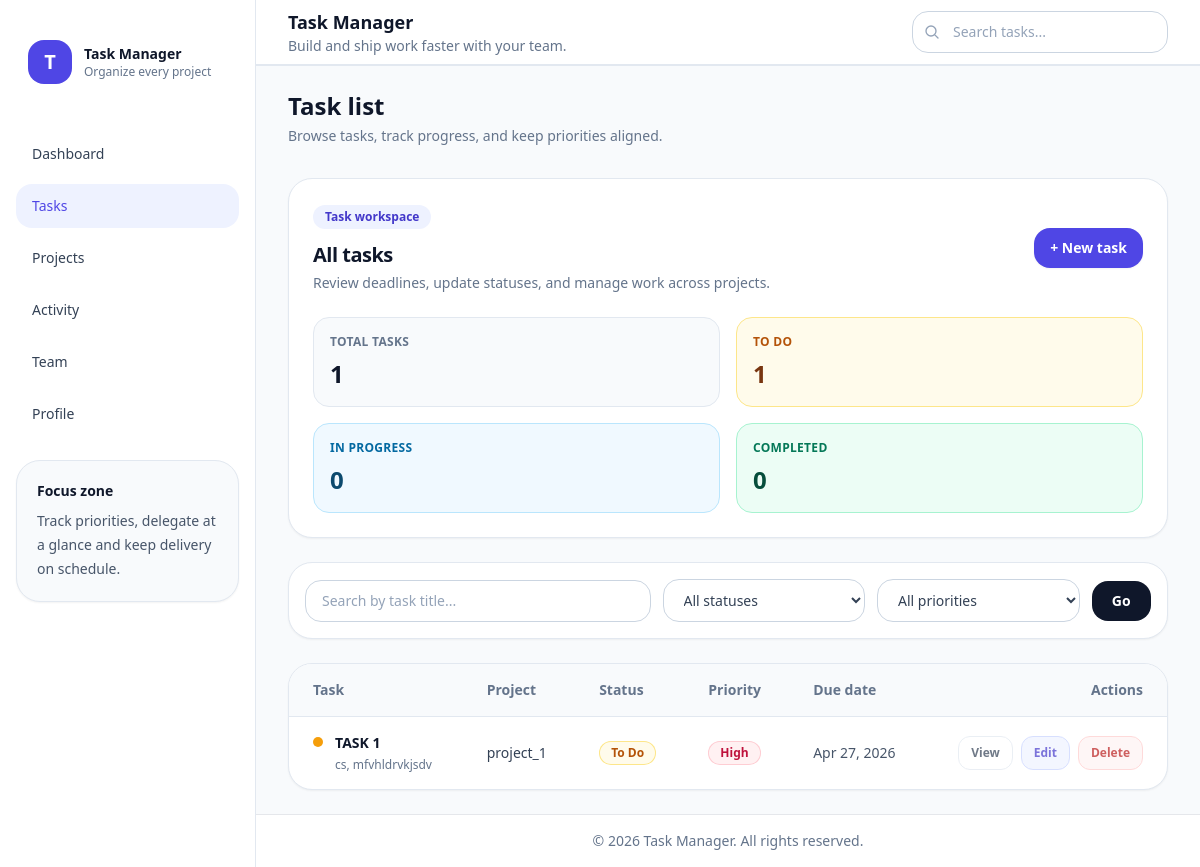
/task/task_list/?page=2, run on an earlier commit of the app's database.
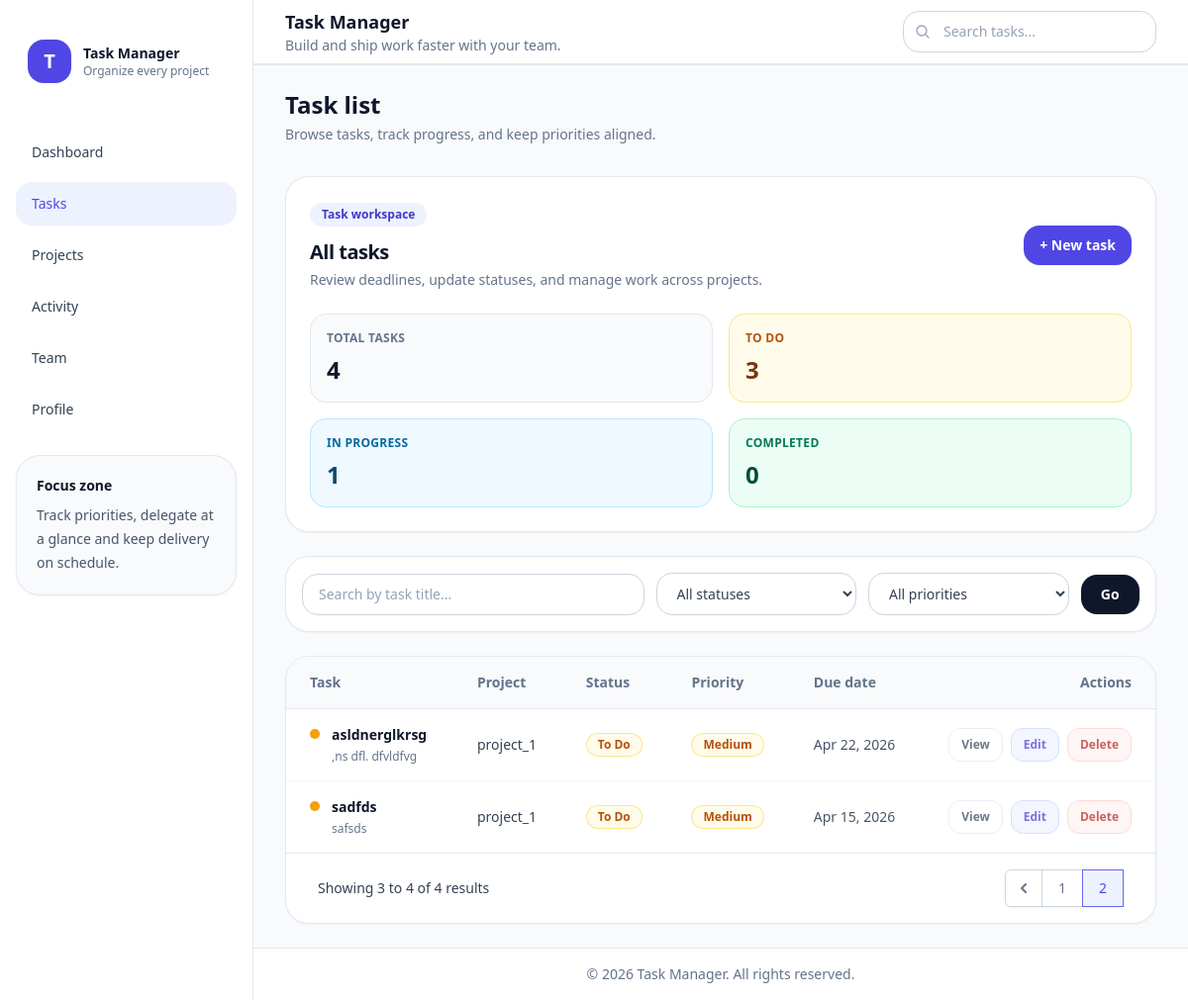
And on a later commit of the database.
### tasks/models.py (models this page shows, shortened)
class Task(models.Model):
    STATUS_CHOICES = [
        ("todo", "To Do"),
        ("in_progress", "In Progress"),
        ("review", "Review"),
        ("done", "Done"),
    ]
    PRIORITY_CHOICES = [
        ("low", "Low"),
        ("medium", "Medium"),
        ("high", "High"),
        ("urgent", "Urgent"),
    ]
    title = models.CharField(max_length=200)
    description = models.TextField(blank=True)
    project = models.ForeignKey(Project, on_delete=models.CASCADE, related_name="tasks")
    assigned_to = models.ForeignKey(settings.AUTH_USER_MODEL, on_delete=models.SET_NULL, null=True, blank=True, related_name="assigned_tasks")
    created_by = models.ForeignKey(settings.AUTH_USER_MODEL, on_delete=models.SET_NULL, null=True, related_name="created_tasks")
    labels = models.ManyToManyField(Label, blank=True, related_name="tasks")
    status = models.CharField(max_length=20, choices=STATUS_CHOICES, default="todo")
    priority = models.CharField(max_length=20, choices=PRIORITY_CHOICES, default="medium")
    due_date = models.DateField(blank=True, null=True)
    is_completed = models.BooleanField(default=False)
    order = models.PositiveIntegerField(default=0)
    created_at = models.DateTimeField(auto_now_add=True)
    updated_at = models.DateTimeField(auto_now=True)

class Project(models.Model):
    name = models.CharField(max_length=150)
    description = models.TextField(blank=True)
    owner = models.ForeignKey(settings.AUTH_USER_MODEL, on_delete=models.CASCADE, related_name="owned_projects")
    members = models.ManyToManyField(settings.AUTH_USER_MODEL, blank=True, related_name="projects")
    start_date = models.DateField(default=timezone.now)
    due_date = models.DateField(blank=True, null=True)
    is_archived = models.BooleanField(default=False)
    created_at = models.DateTimeField(auto_now_add=True)

### tasks/views.py (the view)
# urls.py: path('task_list/',views.task_list,name='task_list'),
def task_list(request):
    tasks = Task.objects.select_related('project').all()
    search = request.GET.get('search')
    status = request.GET.get('status')
    priority = request.GET.get('priority')
    if search:
        tasks = tasks.filter(title__icontains=search)
    if status:
        tasks = tasks.filter(status=status)
    if priority:
        tasks = tasks.filter(priority=priority)
    paginator = Paginator(tasks, 2)  # 10 tasks per page
    page_number = request.GET.get('page')
    page_obj = paginator.get_page(page_number)
    context = {
        'page_obj': page_obj,
        'todo_count': Task.objects.filter(status='todo').count(),
        'in_progress_count': Task.objects.filter(status='in_progress').count(),
        'done_count': Task.objects.filter(status='done').count(),
        'search': search or '',
        'status': status or '',
        'priority': priority or '',
    }
    return render(request, 'tasks/task_list.html', context)

### templates/tasks/task_list.html (shortened to what the changed rows need)
{% extends 'base.html' %}
{% block page_title %}Task list{% endblock %}
{% block content %}
<div class="space-y-6">
  <section class="rounded-3xl border border-slate-200 bg-white p-6 shadow-sm">
    <div class="flex flex-col gap-5 lg:flex-row lg:items-center lg:justify-between">
      <div>
        <h2 class="mt-3 text-xl font-semibold tracking-tight text-slate-900">All tasks</h2>
      </div>
    </div>
    <div class="mt-6 grid gap-4 sm:grid-cols-2 xl:grid-cols-4">
      <div class="rounded-2xl border border-slate-200 bg-slate-50 p-4">
        <p class="text-xs font-semibold uppercase tracking-wide text-slate-500">Total tasks</p>
        <p class="mt-2 text-2xl font-semibold text-slate-900">{{ page_obj.paginator.count }}</p>
      </div>
      <div class="rounded-2xl border border-amber-200 bg-amber-50 p-4">
        <p class="text-xs font-semibold uppercase tracking-wide text-amber-700">To do</p>
        <p class="mt-2 text-2xl font-semibold text-amber-900">{{ todo_count|default:"0" }}</p>
      </div>
      <div class="rounded-2xl border border-sky-200 bg-sky-50 p-4">
        <p class="text-xs font-semibold uppercase tracking-wide text-sky-700">In progress</p>
        <p class="mt-2 text-2xl font-semibold text-sky-900">{{ in_progress_count|default:"0" }}</p>
      </div>
    </div>
  </section>
  <section class="overflow-hidden rounded-3xl border border-slate-200 bg-white shadow-sm">
    <div class="overflow-x-auto">
      <table class="min-w-full text-left text-sm">
        <thead class="sticky top-0 z-10 bg-slate-50 text-slate-500">
          <tr class="border-b border-slate-200">
            <th class="px-6 py-4 font-semibold">Task</th>
            <th class="px-6 py-4 font-semibold">Project</th>
            <th class="px-6 py-4 font-semibold">Status</th>
            <th class="px-6 py-4 font-semibold">Priority</th>
            <th class="px-6 py-4 font-semibold">Due date</th>
            <th class="px-6 py-4 font-semibold text-right">Actions</th>
          </tr>
        </thead>
        <tbody class="divide-y divide-slate-100">
          {% for task in page_obj %}
          <tr class="group transition hover:bg-slate-50/80">
            <td class="px-6 py-4">
              <div class="flex items-start gap-3">
                <div class="mt-1 h-2.5 w-2.5 rounded-full
                  {% if task.status == 'done' %}bg-emerald-500
                  {% elif task.status == 'in_progress' %}bg-sky-500
                  {% elif task.status == 'todo' %}bg-amber-500
                  {% else %}bg-slate-400{% endif %}"></div>
                <div>
                  <p class="font-semibold text-slate-900">{{ task.title }}</p>
                  {% if task.description %}
                  <p class="mt-1 max-w-md truncate text-xs text-slate-500">{{ task.description }}</p>
                  {% endif %}
                </div>
              </div>
            </td>
            <td class="px-6 py-4 text-slate-700">{{ task.project.name }}</td>
            <td class="px-6 py-4">
              <span class="inline-flex items-center rounded-full px-3 py-1 text-xs font-semibold ring-1 ring-inset
                {% if task.status == 'done' %}bg-emerald-50 text-emerald-700 ring-emerald-200
                {% elif task.status == 'todo' %}bg-amber-50 text-amber-700 ring-amber-200
                {% elif task.status == 'in_progress' %}bg-sky-50 text-sky-700 ring-sky-200
                {% else %}bg-indigo-50 text-indigo-700 ring-indigo-200{% endif %}">
                {{ task.get_status_display }}
              </span>
            </td>
            <td class="px-6 py-4">
              <span class="inline-flex items-center rounded-full px-3 py-1 text-xs font-semibold ring-1 ring-inset
                {% if task.priority == 'urgent' %}bg-red-50 text-red-700 ring-red-200
                {% elif task.priority == 'high' %}bg-rose-50 text-rose-700 ring-rose-200
                {% elif task.priority == 'medium' %}bg-amber-50 text-amber-700 ring-amber-200
                {% else %}bg-slate-100 text-slate-700 ring-slate-200{% endif %}">
                {{ task.get_priority_display }}
              </span>
            </td>
            <td class="px-6 py-4 text-slate-600 whitespace-nowrap">
              {{ task.due_date|date:'M j, Y'|default:'—' }}
            </td>
            <td class="px-6 py-4">
              <div class="flex justify-end gap-2 opacity-100 transition md:opacity-70 md:group-hover:opacity-100">
                <a href="{% url 'task_detail' task.id %}" class="rounded-xl border border-slate-200 bg-white px-3 py-2 text-xs font-semibold text-slate-700 transition hover:bg-slate-100">View</a>
                <a href="{% url 'task_update' task.id %}" class="rounded-xl border border-indigo-200 bg-indigo-50 px-3 py-2 text-xs font-semibold text-indigo-700 transition hover:bg-indigo-100">Edit</a>
                <a href="{% url 'task_delete' task.id %}" class="rounded-xl border border-red-200 bg-red-50 px-3 py-2 text-xs font-semibold text-red-700 transition hover:bg-red-100">Delete</a>
              </div>
            </td>
          </tr>
          {% endfor %}
        </tbody>
      </table>
      {% if page_obj.has_other_pages %}
      <nav aria-label="Task list pagination" class="flex items-center justify-center px-4 py-4 sm:px-6 lg:px-8 bg-white shadow-sm border-t border-slate-200">
        <div class="hidden sm:flex sm:flex-1 sm:items-center sm:justify-between">
          <div>
            <p class="text-sm text-slate-700">
              Showing <span class="font-medium">{{ page_obj.start_index }}</span> to
              <span class="font-medium">{{ page_obj.end_index }}</span> of
              <span class="font-medium">{{ page_obj.paginator.count }}</span> results
            </p>
          </div>
          <div>
            <nav class="relative z-0 inline-flex rounded-md shadow-sm -space-x-px">
              {% if page_obj.has_previous %}
              <a href="?page={{ page_obj.previous_page_number }}{% if search %}&search={{ search }}{% endif %}{% if status %}&status={{ status }}{% endif %}{% if priority %}&priority={{ priority }}{% endif %}"
                 class="relative inline-flex items-center px-2 py-2 rounded-l-md border border-slate-300 bg-white text-sm font-medium text-slate-500 hover:bg-slate-50">
                <svg class="h-5 w-5" fill="currentColor" viewBox="0 0 20 20">
                  <path fill-rule="evenodd" d="M12.707 5.293a1 1 0 010 1.414L9.414 10l3.293 3.293a1 1 0 01-1.414 1.414l-4-4a1 1 0 010-1.414l4-4a1 1 0 011.414 0z" clip-rule="evenodd" />
                </svg>
              </a>
              {% endif %}
              {% for num in page_obj.paginator.page_range %}
              {% if page_obj.number == num %}
              <span class="z-10 bg-indigo-50 border-indigo-500 text-indigo-600 relative inline-flex items-center px-4 py-2 border text-sm font-medium">{{ num }}</span>
              {% elif num > page_obj.number|add:'-2' and num < page_obj.number|add:'3' %}
              <a href="?page={{ num }}{% if search %}&search={{ search }}{% endif %}{% if status %}&status={{ status }}{% endif %}{% if priority %}&priority={{ priority }}{% endif %}"
                 class="bg-white border-slate-300 text-slate-500 hover:bg-slate-50 relative inline-flex items-center px-4 py-2 border text-sm font-medium">{{ num }}</a>
              {% endif %}
              {% endfor %}
            </nav>
          </div>
        </div>
      </nav>
      {% endif %}
    </div>
  </section>
</div>
{% endblock %}

What changed in the data, as far as the page shows it:
no longer on this page (row unchanged): Task: title "TASK 1", description "cs, mfvhldrvkjsdv", project.name "project_1", status "To Do", priority "High", due_date "Apr 27, 2026"
added Task: title "asldnerglkrsg", description ",ns dfl. dfvldfvg", project.name "project_1", status "To Do", priority "Medium", due_date "Apr 22, 2026"
added Task: title "sadfds", description "safsds", project.name "project_1", status "To Do", priority "Medium", due_date "Apr 15, 2026"
Also different on the page:
{{ page_obj.paginator.count }}: "1" → "4"
{{ todo_count|default:"0" }}: "1" → "3"
{{ in_progress_count|default:"0" }}: "0" → "1"
{{ page_obj.start_index }}: (not shown) → "3"
{{ page_obj.end_index }}: (not shown) → "4"
{{ page_obj.paginator.count }}: (not shown) → "4"
text now shown: "Showing to of results"
new list line: "1"
new list line: "2"
